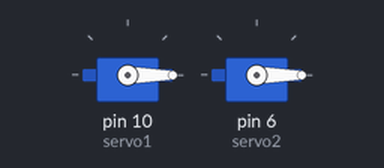
Simulated run of this sketch. Board: Arduino Uno, built with avr-gcc and run on an emulated ATmega328P. Shown: 2 × servo.

Above: at 0.05 s.
Timing chart, 0 to 4.6 s (numbered marks = the images above):
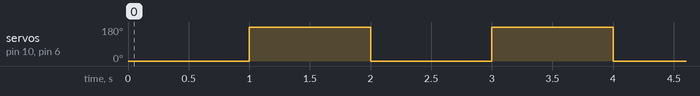

Measured:
- by itself, servo on pin 10 (servo1), servo on pin 6 (servo2): alternates 180° for 1.0 s and 0° for 1.0 s

The sketch:

mg90s_test.ino
```cpp
//舵机的棕色线接GND，红色线接5V，黄色线为信号线，接PWM 10


#include <Servo.h>

Servo servo1; // 定义Servo对象来控制
Servo servo2; // 定义Servo对象来控制
int pos = 0;   // 角度存储变量

void Servo_Syn_Write(int angle);

void setup()
{
    servo1.attach(10); // 控制线连接数字10
    servo2.attach(6); // 控制线连接数字10
}

void loop()
{
//    for (pos = 0; pos <= 180; pos++)
//    { // 0°到180°
//        // in steps of 1 degree
//        myservo.write(pos); // 舵机角度写入
//        delay(5);           // 等待转动到指定角度
//    }
//    for (pos = 180; pos >= 0; pos--)
//    {                       // 从180°到0°
//        myservo.write(pos); // 舵机角度写入
//        delay(5);           // 等待转动到指定角度
//    }
//
//    servo1.write(0);
//    servo2.write(0);
    Servo_Syn_Write(0);
    delay(1000);
//    servo1.write(180);
//    servo2.write(180);
    Servo_Syn_Write(180);
    delay(1000);
}

void Servo_Syn_Write(int angle)
{
    servo1.write(angle);
    servo2.write(angle);
}
```
